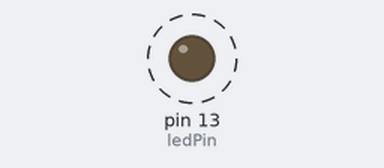
This sketch was run on a simulated Arduino Uno, built with avr-gcc and run on an emulated ATmega328P. On the bench: output pins drawn as LEDs (lit = HIGH). Dashed ring = blinking.

Above: at 0.2 s.
Timing chart, 0 to 3.0 s (numbered marks = the images above):
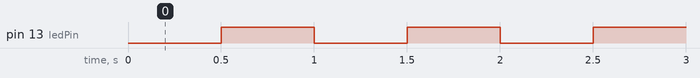

Measured:
- by itself, pin 13 (ledPin): alternates HIGH for 0.50 s and LOW for 0.50 s

The sketch:

Timer1_16bit_overflow_interrupt.ino
```cpp
/*
Example 16-bit Timer1 Interrupt, Flashes LED approx every second
16Mhz clock, divided by 256, divided by (65535 - 34286 = 31249) = 2Hz
so the ledPin value toggles every 500mS which equates to a period of 1s
*/

const int ledPin = 13; //digital pin 13, or D13, or Port B5
                       //The const keyword stands for constant. It is a variable qualifier that modifies the behavior
                       //of the variable, making it "read-only".  Preferred to #define method.
int timer1_counter;    //a variable used to pre-load the timer/counter

void setup()
{
  pinMode(ledPin, OUTPUT);

  //initialize timer1
  noInterrupts(); // disable all interrupts
  TCCR1A = 0; //Timer 1 Control Register A, clear all bits, set to normal mode, max count = 0xFFFF, Overflow Interrupt on max.
  TCCR1B = 0; //Timer 1 Control Register B, clear all bits, no clock source (Timer/Counter stopped).

  //Set timer1_counter to the correct value for our interrupt interval
  timer1_counter = 34286;   //set variable to counter pre-load value

  TCNT1 = timer1_counter;   //preload timer
  TCCR1B |= (1 << CS12);    //Set CS12 bit to 1 in Timer 1 Control Register B i.e. divide by 256 prescaler
  TIMSK1 |= (1 << TOIE1);   //Bit 0 of TIMSK2 (Timer 1 Interrupt Mask register)
                            //TOIE: Timer/Counter1, Overflow Interrupt Enable
  interrupts();             //enable all interrupts
}

ISR(TIMER1_OVF_vect)        //ISR triggered when Timer/Counter1 overflows
{
  TCNT1 = timer1_counter;   //preload timer again ready for next count up to max
  digitalWrite(ledPin, digitalRead(ledPin) ^ 1); //toggle ledPin state
}

void loop()
{
  delay(10000); //delay 10s to prove that delay() can be interrupted
}
```
